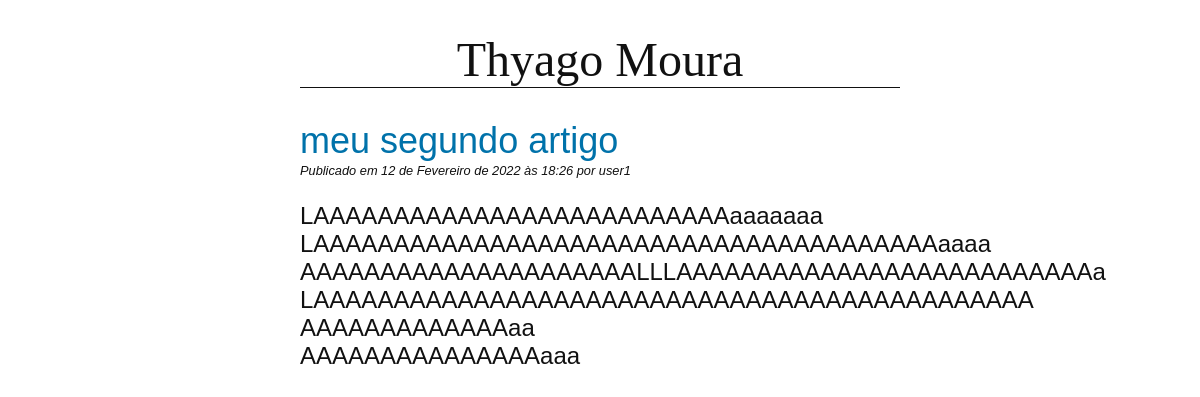
/blog/meu-segundo-artigo/, run on the app's committed database.
### blog/models.py (models this page shows, shortened)
class Post(models.Model):
    title = models.CharField(max_length=255)
    slug = models.SlugField(max_length=255, unique=True)
    author = models.ForeignKey(User, on_delete=models.CASCADE)
    body = models.TextField()
    created = models.DateTimeField(auto_now_add=True)
    updated = models.DateTimeField(auto_now=True)
    class Meta:
        ordering = ('-created',)

### blog/views.py (the view)
# urls.py: path("<slug:slug>/",views.PostDetailView.as_view(), name='detail'),
class PostDetailView(DetailView):
    model = Post

### blog/templates/blog/post_detail.html (shortened to what this page needs)
{% extends "blog/base.html" %}
{%block content%}
    <h2>{{ post.title }}</h2>
    <p class="date">
        Publicado em {{ post.created }} por {{ post.author }}
    </p>
    {{ post.body|linebreaks }}
{%endblock %}

### blog/static/css/blog.css (style rules this page uses)
body { margin: 0 25%; font-family: sans-serif; font-size: 1.5rem; color: #111111; }
h2 { color: #0072aa; font-weight: normal; margin-bottom: 1px; }
p.date { font-size: 0.8rem; font-style: italic; margin-top: 1px; }

### data on the page
Post: title "meu segundo artigo", created "12 de Fevereiro de 2022 às 18:26", author "user1", body "LAAAAAAAAAAAAAAAAAAAAAAAAAAaaaaaaa LAAAAAAAAAAAAAAAAAAAAAAAAAAAAAAAAAAAAAAAaaaa AAAAAAAAAAAAAAAAAAAAALLLAAAAAAAAAAAAAAAAAAAAAAAAAAa LAAAAAAAAAAAAAAAAAAAAAAAAAAAAAAAAAAAAAAAAAAAAA AAAAAAAAAAAAAaa AAAAAAAAAAAAAAAaaa"
